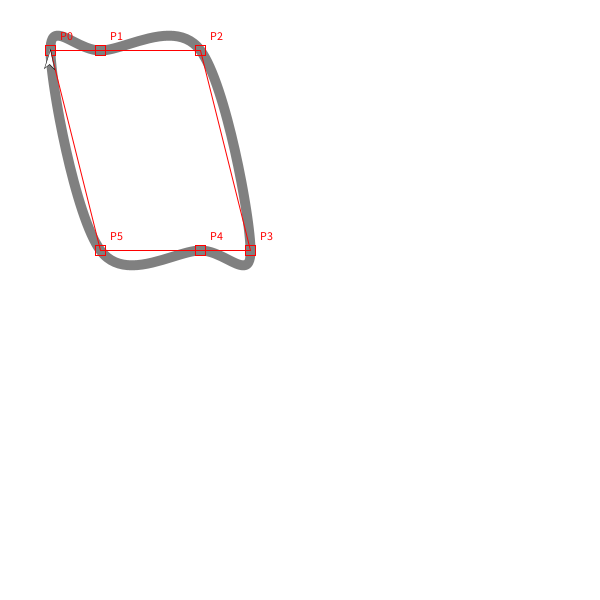
Frame 1 (no input)
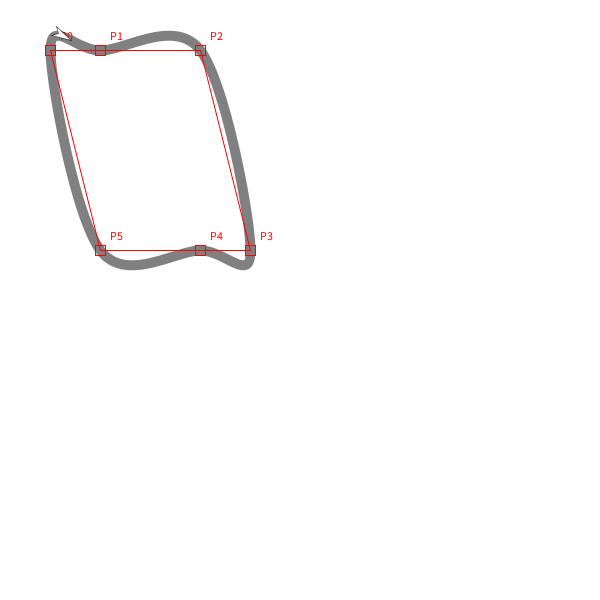
Frame 60 (the mouse pressed at the canvas centre just before this capture)
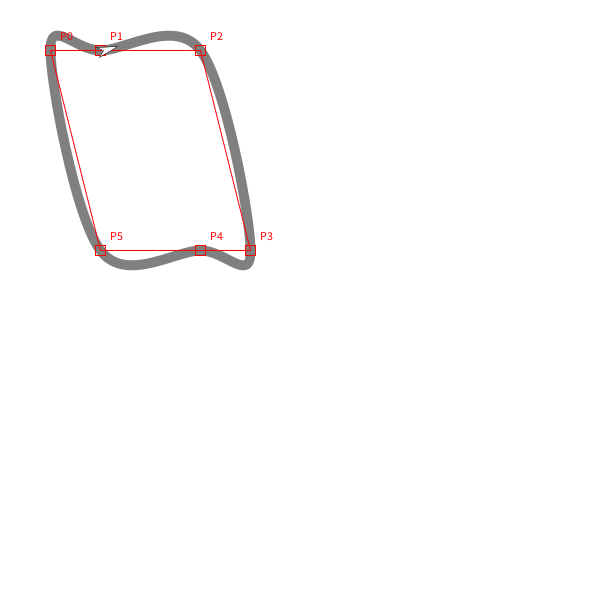
Frame 120 (the mouse held since frame 60 and released just before this capture)

The Processing sketch that drew these frames (run headless with seeded random() and noise(); from frame 60 on, the mouse is pressed at the canvas centre):

// Processing sketch: A3Core_v2
// ── A3Core_v2.pde
float x1=50, y1=50, x2=100, y2=50, x3=200, y3=50, x4=250, y4=250, x5=200, y5=250, x6=100, y6=250;
float t = 0.0;
float rS =10;
//float[] points = {50, 50, 100, 50, 200, 50, 250, 250, 200, 250, 100, 250};
float[] vPts = {x1, y1, x2, y2, x3, y3, x4, y4, x5, y5, x6, y6};

void setup() {
  size(600, 600) ;
}
void drawArrow() {
  stroke(0) ;
  fill(255);
  strokeWeight(1);
  scale(0.5);
  //line( 0, 0, 50, 0 ) ;
  beginShape();
  vertex(-30, 0);
  vertex(-40, -10);
  vertex(0, 0);
  vertex(-40, 10);
  endShape(CLOSE);
}
void draw() {
  background(255);

  //curve path construct
  stroke(128);
  strokeWeight(10);
  noFill();
  beginShape();
  curveVertex(x1, y1);//Control pt
  curveVertex(x2, y2);//P1
  curveVertex(x3, y3);//P2
  curveVertex(x4, y4);//P3
  curveVertex(x5, y5);//P4
  curveVertex(x6, y6);//P5
  curveVertex(x1, y1);//P0
  curveVertex(x2, y2);//P1
  curveVertex(x3, y3);//Control pt
  endShape(CLOSE);

  //vertex connecting paths in red
  strokeWeight(1);
  stroke(255, 0, 0);
  beginShape();
  vertex(x1, y1);
  vertex(x2, y2);
  vertex(x3, y3);
  vertex(x4, y4);
  vertex(x5, y5);
  vertex(x6, y6);
  endShape(CLOSE);

  //control point rects for mouseDragged function
  rectMode(CENTER);
  rect(x1, y1, rS, rS);
  rect(x2, y2, rS, rS);
  rect(x3, y3, rS, rS);
  rect(x4, y4, rS, rS);
  rect(x5, y5, rS, rS);
  rect(x6, y6, rS, rS);
  fill(255, 0, 0);
  text("P0", x1+rS, y1-rS);
  text("P1", x2+rS, y2-rS);
  text("P2", x3+rS, y3-rS);
  text("P3", x4+rS, y4-rS);
  text("P4", x5+rS, y5-rS);
  text("P5", x6+rS, y6-rS);


  //intersection code for laser pointer
  //float a = -(y4-y3);
  //float b = x4-x3;
  //float c = (x3*y4)-(y3*x4);
  //float s =  -(a*x1 + b*y1 + c) / (a*(x2-x1)+b*(y2-y1));
  //float xi = (1-s)*x1 + s*x2;
  //float yi = (1-s)*y1 + s*y2;
  //fill(0, 128, 0);
  //if (xi > x1 && xi <x2 && yi > y1 && yi <y2) { 
  //  //if (xi > x3 && xi <x4 && yi > y3 && yi <y4) {
  //  ellipse( xi, yi, 10, 10 );
  //}




    moveArrow();

}

void moveArrow() {
  float x, y, xTangent, yTangent, angle;

  t += 0.01 ;
  if (t>=6.0) {
    t=0.0;
  }
  //movement from P0-P1
  x = curvePoint(x6, x1, x2, x3, t);
  y = curvePoint(y6, y1, y2, y3, t);
  pushMatrix();
  translate(x, y) ;
  xTangent = curveTangent(x6, x1, x2, x3, t);
  yTangent = curveTangent(y6, y1, y2, y3, t);
  angle = atan2( yTangent, xTangent ) ;
  rotate(angle);
  if (t>=0.0 && t <1.0) {
    drawArrow();
  }
  popMatrix();

  //movement from P1-P2
  x = curvePoint(x1, x2, x3, x4, t-1.0);
  y = curvePoint(y1, y2, y3, y4, t-1.0);
  pushMatrix();
  translate(x, y);
  xTangent = curveTangent(x1, x2, x3, x4, t-1.0);
  yTangent = curveTangent(y1, y2, y3, y4, t-1.0);
  angle = atan2( yTangent, xTangent ) ;
  rotate(angle);
  if (t>=1.0 && t <2.0) {
    drawArrow();
  }
  popMatrix();

  //movement from P2-P3
  x = curvePoint(x2, x3, x4, x5, t-2.0);
  y = curvePoint(y2, y3, y4, y5, t-2.0);
  pushMatrix();
  translate(x, y) ;
  xTangent = curveTangent(x2, x3, x4, x5, t-2.0);
  yTangent = curveTangent(y2, y3, y4, y5, t-2.0);
  angle = atan2( yTangent, xTangent ) ;
  rotate(angle);
  if (t>=2.0 && t <3.0) {
    drawArrow();
  }
  popMatrix();

  //movement from P3-P4
  x = curvePoint(x3, x4, x5, x6, t-3.0);
  y = curvePoint(y3, y4, y5, y6, t-3.0);
  pushMatrix();
  translate(x, y) ;
  xTangent = curveTangent(x3, x4, x5, x6, t-3.0);
  yTangent = curveTangent(y3, y4, y5, y6, t-3.0);
  angle = atan2( yTangent, xTangent ) ;
  rotate(angle);
  if (t>=3.0 && t <4.0) {
    drawArrow();
  }
  popMatrix();

  //movement from P4-P5
  x = curvePoint(x4, x5, x6, x1, t-4.0);
  y = curvePoint(y4, y5, y6, y1, t-4.0);
  pushMatrix();
  translate(x, y) ;
  xTangent = curveTangent(x4, x5, x6, x1, t-4.0);
  yTangent = curveTangent(y4, y5, y6, y1, t-4.0);
  angle = atan2( yTangent, xTangent ) ;
  rotate(angle);
  if (t>=4.0 && t <5.0) {
    drawArrow();
  }
  popMatrix();

  //movement from P5-P0
  x = curvePoint(x5, x6, x1, x2, t-5.0);
  y = curvePoint(y5, y6, y1, y2, t-5.0);
  pushMatrix();
  translate(x, y) ;
  xTangent = curveTangent(x5, x6, x1, x2, t-5.0);
  yTangent = curveTangent(y5, y6, y1, y2, t-5.0);
  angle = atan2( yTangent, xTangent ) ;
  rotate(angle);
  if (t>=5.0 && t <6.0) {
    drawArrow();
  }
  popMatrix();
}


void mouseDragged() {
  if (mouseX<x1+rS/2 && mouseX>x1-rS/2 && mouseY<y1+rS/2 && mouseY>y1-rS/2) {
    x1 = mouseX ;
    y1 = mouseY ;
  } else if (mouseX<x2+rS/2 && mouseX>x2-rS/2 && mouseY<y2+rS/2 && mouseY>y2-rS/2) {
    x2 = mouseX ;
    y2 = mouseY ;
  } else if (mouseX<x3+rS/2 && mouseX>x3-rS/2 && mouseY<y3+rS/2 && mouseY>y3-rS/2) {
    x3 = mouseX ;
    y3 = mouseY ;
  } else if (mouseX<x4+rS/2 && mouseX>x4-rS/2 && mouseY<y4+rS/2 && mouseY>y4-rS/2) {
    x4 = mouseX ;
    y4 = mouseY ;
  } else if (mouseX<x5+rS/2 && mouseX>x5-rS/2 && mouseY<y5+rS/2 && mouseY>y5-rS/2) {
    x5 = mouseX ;
    y5 = mouseY ;
  } else if (mouseX<x6+rS/2 && mouseX>x6-rS/2 && mouseY<y6+rS/2 && mouseY>y6-rS/2) {
    x6 = mouseX ;
    y6 = mouseY ;
  }
}
